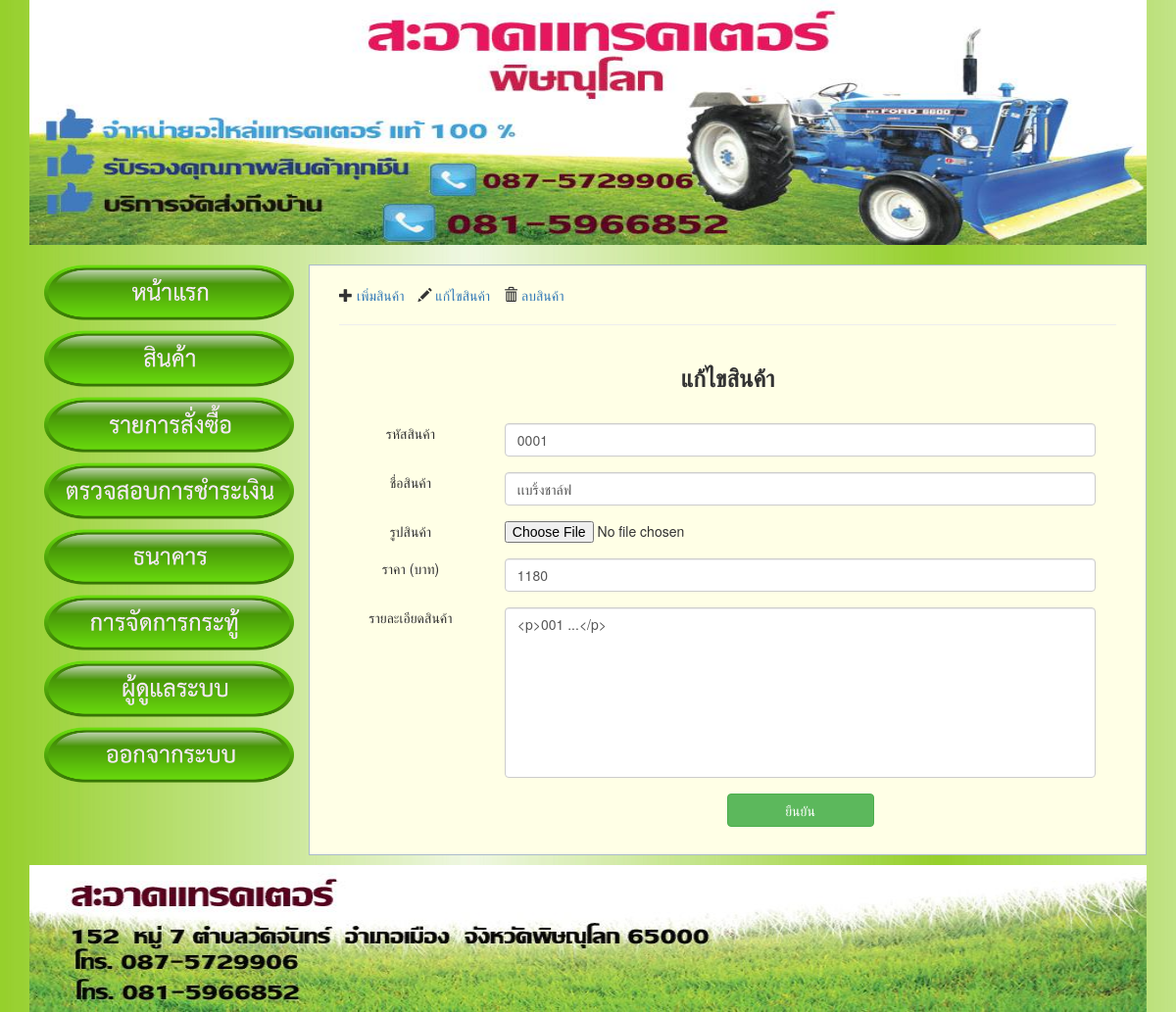
The app's page /admin/item_edit_form.php?id=1 (signed in) with its own data.
### tables this page shows
CREATE TABLE `tb_item` (
  `id` int(11) NOT NULL,
  `code_item` varchar(255) DEFAULT NULL,
  `title_item` varchar(255) DEFAULT NULL,
  `detail_item` varchar(255) DEFAULT NULL,
  `price_item` varchar(255) DEFAULT NULL,
  `picture` varchar(255) DEFAULT NULL,
  `created_at` timestamp NULL DEFAULT CURRENT_TIMESTAMP
);

### admin/item_edit_form.php (the view, shortened to what this page needs)
<?php
  include('header.php');
  $item_id = $_GET['id'];
  $title_item = null;
  $price_item = null;
  $detail_item = null;
  $sql = "SELECT * FROM tb_item WHERE id = $item_id";
  $result = mysqli_query($conn, $sql);
  while ($row = mysqli_fetch_array($result, MYSQL_ASSOC)) {
    $item_id      = $row['code_item'];
    $title_item   = $row['title_item'];
    $price_item   = $row['price_item'];
    $detail_item  = $row['detail_item'];
  }
?>
<div class="row">
  <div class="col-md-12">
    <?php include('menu.php'); ?>
    <div class="col-md-9" style="margin-top: 20px; background-color: #ffffe6; border: 1px solid #abc;">
      <div class="col-md-12" style="margin-top: 20px;">
        <i class="glyphicon glyphicon-plus"></i> <a href="item_add.php" style="margin-right: 10px;">เพิ่มสินค้า</a>
        <i class="glyphicon glyphicon-pencil"></i> <a href="item_edit.php" style="margin-right: 10px;">แก้ไขสินค้า</a>
        <i class="glyphicon glyphicon-trash"></i> <a href="item_delete.php" style="margin-right: 10px;">ลบสินค้า</a>
        <hr size="1">
      </div>
      <div class="col-md-12 text-center">
        <h3><b>แก้ไขสินค้า</b></h3>
      </div>
      <form action="process/edit_item.php" method="post" enctype="multipart/form-data">
        <table class="table">
          <thead>
            <tr>
              <th></th>
              <th></th>
              <th></th>
            </tr>
          </thead>
          <tbody>
            <tr>
              <td>รหัสสินค้า</td>
              <td><input type="text" name="code_item" id="code_item" class="form-control" value="<?php echo $item_id; ?>" required></td>
              <td></td>
            </tr>
            <tr>
              <td>ชื่อสินค้า</td>
              <td><input type="text" name="title_item" id="title_item" class="form-control" value="<?php echo $title_item; ?>" required></td>
              <td></td>
            </tr>
            <tr>
              <td>รูปสินค้า</td>
              <td><input type="file" name="fileUpload"></td>
              <td></td>
            </tr>
            <tr>
              <td>ราคา (บาท)</td>
              <td><input type="text" name="price_item" id="price_item" class="form-control" value="<?php echo $price_item; ?>" required></td>
              <td></td>
            </tr>
            <tr>
              <td>รายละเอียดสินค้า</td>
              <td><textarea name="detail_item" id="detail_item" class="form-control" style="resize: none;" rows="8" cols="40"><?php echo $detail_item; ?></textarea></td>
              <td></td>
            </tr>
            <tr>
              <td></td>
              <td><button type="submit" class="btn btn-success" style="width: 150px;" id="btn_confirm">ยืนยัน</button></td>
              <td></td>
            </tr>
          </tbody>
        </table>
      </form>
    </div>
  </div>
</div>
<?php include('footer.php'); ?>

### admin/header.php (style rules this page uses)
tr th { text-align: center; }
tr td { text-align: center; }

### admin/item_edit_form.php (style rules this page uses)
.table { border-bottom:0px !important; }
.table th, .table td { border: 1px !important; }

### records on screen
tb_item: code_item "0001", title_item "เเบริ้งชาล์ฟ", price_item "1180", detail_item "<p>001 ...</p>"
